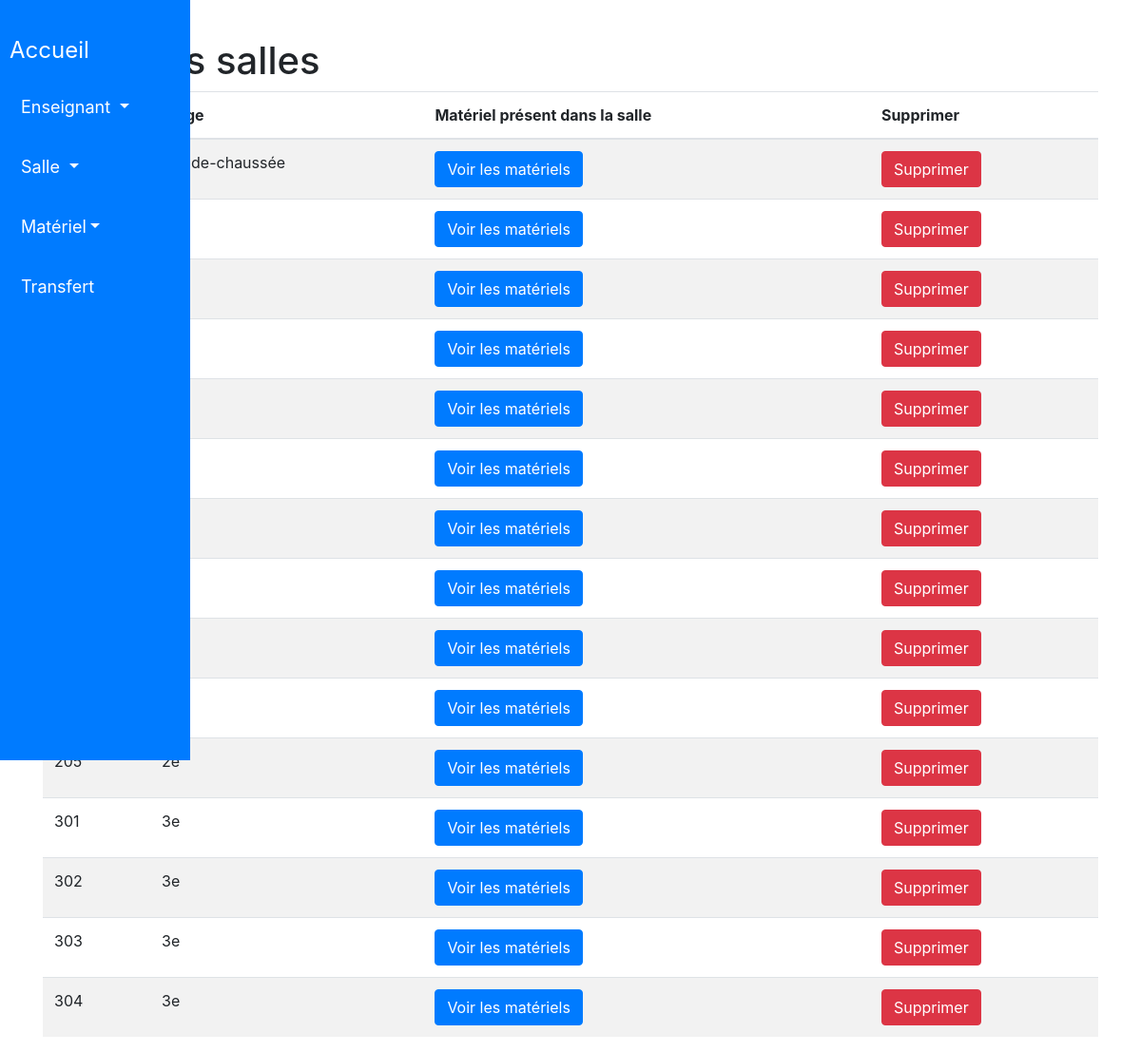
The page /gestion_materiel/salle/liste_salles on the database its author committed.
### gestion_materiel/models.py (models this page shows, shortened)
class Salle(models.Model):
    nom = models.CharField(
        max_length=50,
        blank=False,
        null=True,
        default='aucun'
    )
    etage = models.CharField(
        max_length=50,
        blank=False,
        null=True,
        default='aucun'
    )

### gestion_materiel/views.py (the view)
# urls.py: path('gestion_materiel/salle/liste_salles', liste_salles, name='liste_salles'),
def liste_salles(request):
    salles = Salle.objects.all()
    return render(request, 'gestion_materiel/salle/liste_salles.html', {'salles': salles})

### templates/gestion_materiel/salle/liste_salles.html (shortened to what this page needs)
<!DOCTYPE html>
<html>
<head>
</head>
<body>
    {% include 'gestion_materiel/includes/entete.html' %}
    <div class="container">
        <h1>Liste des salles</h1>
        <table class="table table-striped">
            <thead>
                <tr>
                    <th>Nom</th>
                    <th>Etage</th>
                    <th>Matériel présent dans la salle</th>
                    <th>Supprimer</th>
                </tr>
            </thead>
            <tbody>
                {% for salle in salles %}
                    <tr>
                        <td>{{ salle.nom }}</td>
                        <td>{{ salle.etage }}</td>
                        <td>
                            <button type="button" class="btn btn-primary">
                                <a href="{% url 'liste_materiels_salle' salle.id %}" style="color: white; text-decoration: none;">Voir les matériels</a>
                            </button></td>
                        <td>
                            <form method="post" action="{% url 'supprimer_salle' salle.id %}">
                                <button type="submit" class="btn btn-danger">Supprimer</button>
                            </form>
                        </td>
                    </tr>
                {% empty %}
                    <tr>
                        <td colspan="3">Aucune salle trouvée.</td>
                    </tr>
                {% endfor %}
            </tbody>
        </table>
    </div>
</body>
</html>

### rows shown on the page
Salle: etage "rez-de-chaussée"
Salle: nom "205", etage "2e"
Salle: nom "301", etage "3e"
Salle: nom "302", etage "3e"
Salle: nom "303", etage "3e"
Salle: nom "304", etage "3e"
